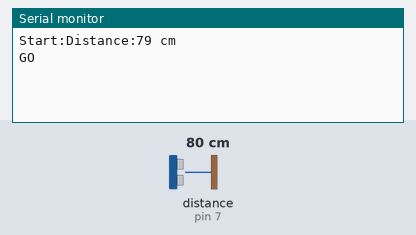
The sketch below on a simulated Arduino Uno, built with avr-gcc and run on an emulated ATmega328P. On the bench: the last lines printed to the serial monitor. Wiring (inferred from the names in the program): ultrasonic range finder: trigger pin 8; echo pin 7. Inputs (shaded band) come from the test bench; at power-on: distance to the obstacle (sensor on pin 7) 80 cm. The echo pulse lasts 58.3 µs per cm.

Above: at 1.2 s.
1.3 s: distance to the obstacle (sensor on pin 7) set to 12 cm
2.8 s: distance to the obstacle (sensor on pin 7) set to 9 cm
At 3.2 s:
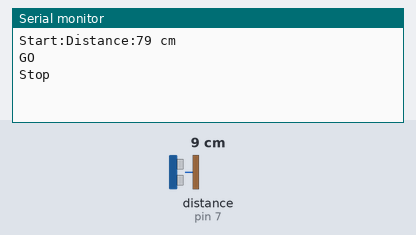
At 3.7 s:
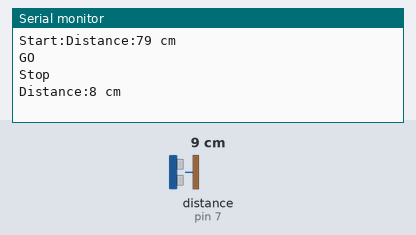

Measured:
- the behaviour switches between 11 and 10 cm on distance to the obstacle (sensor on pin 7) (found by bisection; images 0 and 1)
- after the input at 2.8 s, the serial monitor: prints a new line at once (image 1)

The sketch:

sketch_DCtest.ino
```cpp
/**
 * Arduino Smart Car Sample by Bluemoon inc.
 * 超音波センサー・DCモータの組み合わせサンプル
 */

#include <Wire.h>

#define LEFT_FORWARD 2
#define LEFT_BACKWARD 3
#define RIGHT_FORWARD 4
#define RIGHT_BACKWARD 5
#define echoPin 7 // Echo Pin
#define trigPin 8 // Trigger Pin

// HC-SR04
double Duration = 0; //受信した間隔
int Distance = 0; //距離

void setup() {
  Serial.begin(9600);
  Serial.print("Start:");
  pinMode( echoPin, INPUT );
  pinMode( trigPin, OUTPUT );
  // initialize the digital pin as an output.
  pinMode(0, OUTPUT); //LED on Model B
  pinMode(1, OUTPUT); //LED on Model A
}
void go(){
  digitalWrite(LEFT_FORWARD,HIGH);
  digitalWrite(RIGHT_FORWARD,HIGH);
  digitalWrite(LEFT_BACKWARD,LOW);
  digitalWrite(RIGHT_BACKWARD,LOW);
  while (1) {
    Distance = getDistance();
    if (Distance < 10) {
      Serial.println("Stop");
      stop();
      break;
    }
  }
}
void stop(){
  digitalWrite(LEFT_FORWARD,LOW);
  digitalWrite(RIGHT_FORWARD,LOW);
  digitalWrite(LEFT_BACKWARD,LOW);
  digitalWrite(RIGHT_BACKWARD,LOW);
}

/*
 * 距離を取得
 */
int getDistance(){
  int priv_dist;
  while(1){
    digitalWrite(trigPin, LOW);
    delayMicroseconds(2);
    digitalWrite( trigPin, HIGH ); //超音波を出力
    delayMicroseconds( 10 ); //
    digitalWrite( trigPin, LOW );
    Duration = pulseIn( echoPin, HIGH ); //センサからの入力
    Duration = Duration/2; //往復距離を半分にする
    Distance = Duration*340*100/1000000; // 音速を340m/sに設定
    if (Distance > 0 && Distance < 300 && abs(priv_dist-Distance)<3) {
        break;
    }
    priv_dist = Distance;
  }
  return Distance;
}

void loop() {
  Distance = getDistance();
  Serial.print("Distance:");
  Serial.print(Distance);
  Serial.println(" cm");
  // Print a message to the LCD.
  // set cursor to first line
  if (Distance>10 && Distance<150) {
    Serial.println("GO");
    digitalWrite(0, HIGH); //LED on Model A
    digitalWrite(1, LOW); //LED on Model B
    go();
  }
  delay(500);
}
```
